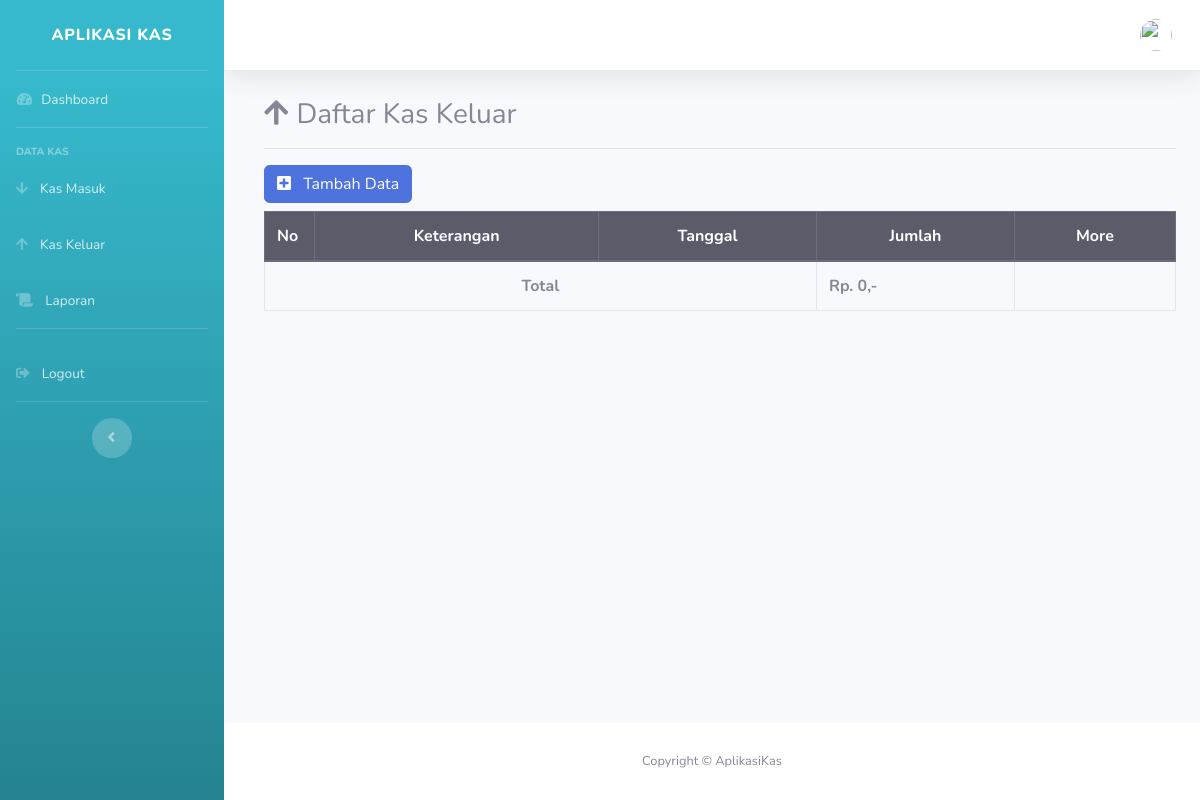
Before: /index.php/keluar with the older database file.
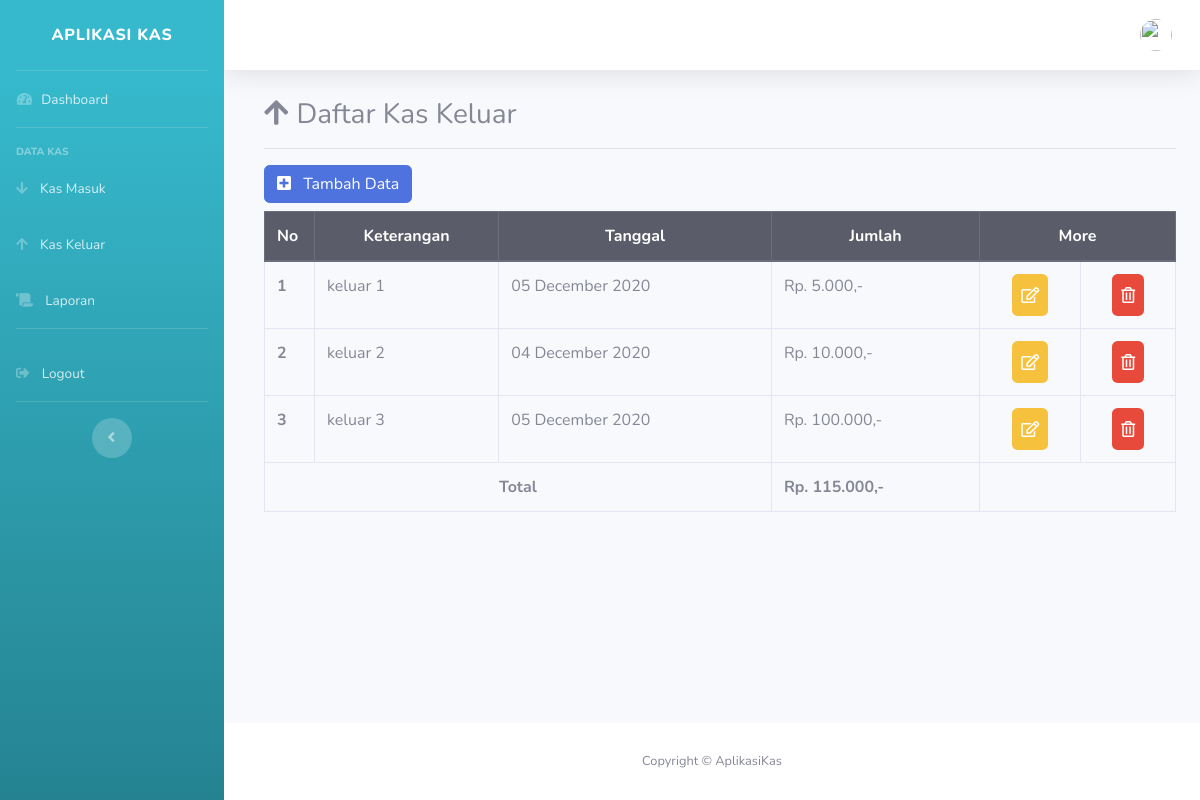
After: the same page with the newer database file.
### tables this page shows
CREATE TABLE `kas` (
  `id` int(11) NOT NULL,
  `id_transaksi` varchar(50) NOT NULL,
  `keterangan` varchar(50) NOT NULL,
  `tanggal` date NOT NULL,
  `jumlah` int(11) NOT NULL,
  `tipe` enum('masuk','keluar') NOT NULL
);

### application/controllers/Keluar.php (called while the page is built, shortened)
<?php
class Keluar extends CI_Controller
{
    public function __construct()
    {
        $this->load->model('Keluar_model');
    }
    public function index()
    {
        $recKeluar = $this->Keluar_model->getDataKeluar();
        $data1 = array('data_klr' => $recKeluar);
        $data['jumlah']  = $this->Keluar_model->sumKeluar();
        $data['user'] = $this->db->get_where('user', ['email' => $this->session->userdata('email')]) -> row_array();
        $this->load->view('templates/header',$data);
        $this->load->view('templates/sidebar',$data);
        $this->load->view('templates/topbar',$data);
        $this->load->view('admin/keluar/keluar',$data1);
        $this->load->view('templates/footer');
    }
}?>

### index.php (called while the page is built, shortened)
<?php
require_once BASEPATH.'core/CodeIgniter.php';

### application/models/Keluar_model.php (called while the page is built, shortened)
<?php
class Keluar_model extends CI_Model
{
    public function getDataKeluar()
    {
        $this->db->select('*');
        $this->db->from('kas');
        $where = "tipe='keluar'";
        $this->db->where($where);
        $query = $this->db->get();
        return $query->result();
    }
}

### application/views/admin/keluar/keluar.php (the view, shortened to what this page needs)
<div class="container-fluid">
<div class="col-md-14 pl-3 pt-1 ">
<h3><i class="fas fa-arrow-up pr-2"></i>Daftar Kas Keluar</h3><hr>
<button type="button" class="btn btn-primary mb-2" data-toggle="modal" data-target="#exampleModal"><i class="fas fa-plus-square mr-2"></i>
  Tambah Data
</button>
<table class="table  table-bordered table-hover">
<thead class="thead-dark thead-center">
<tr>
    <th scope="col" style="width:50px">No</th>
    <th scope="col" style="text-align:center;">Keterangan</th>
    <th scope="col" style="text-align:center;">Tanggal</th>
    <th scope="col" style="text-align:center;">Jumlah</th>
    <th colspan="2" scope="col" style="text-align:center;">More</th>
  </tr>
</thead>
<tbody>
  <?php
      $count = 0;
      foreach($data_klr as $row) {
        $count = $count + 1;
  ?>
  <tr>
    <th scope="row"><?php echo $count ?></th>
    <td><?php echo $row->keterangan ?></td>
    <td><?php echo date('d F Y', strtotime($row->tanggal)); ?></td>
    <td>Rp. <?php echo number_format($row->jumlah,0,',','.')?>,-</td>
    <td style="text-align:center;"><a href="<?php echo base_url('keluar/editkeluar/') . $row->id ?>" class="btn fas fa-edit bg-warning p-2 text-white rounded" data-toggle="tooltip" title="Edit"></a></td>
    <td style="text-align:center;"><a href="<?php echo base_url('keluar/DeleteData/') . $row->id ?>" class="btn far fa-trash-alt bg-danger p-2 text-white rounded" data-toggle="tooltip" title="Delete" onclick="return confirm('Delete?');"></a></td>
      <?php } ?>
  </tr>
  <tr?>
  <th scope="col" colspan="3" style="text-align:center;">Total</th>
  <th scope="col"> Rp. <?php echo number_format($jumlah,0,',','.')?>,-</th>
  </tr>
</tbody>
</table>
</div>
</div>
</div>

Changed rows visible on the page:
added kas: keterangan "keluar 1", tanggal "05 December 2020", jumlah "5.000"
added kas: keterangan "keluar 2", tanggal "04 December 2020", jumlah "10.000"
added kas: keterangan "keluar 3", tanggal "05 December 2020", jumlah "100.000"
Other visible differences:
$jumlah: "0" → "115.000"
